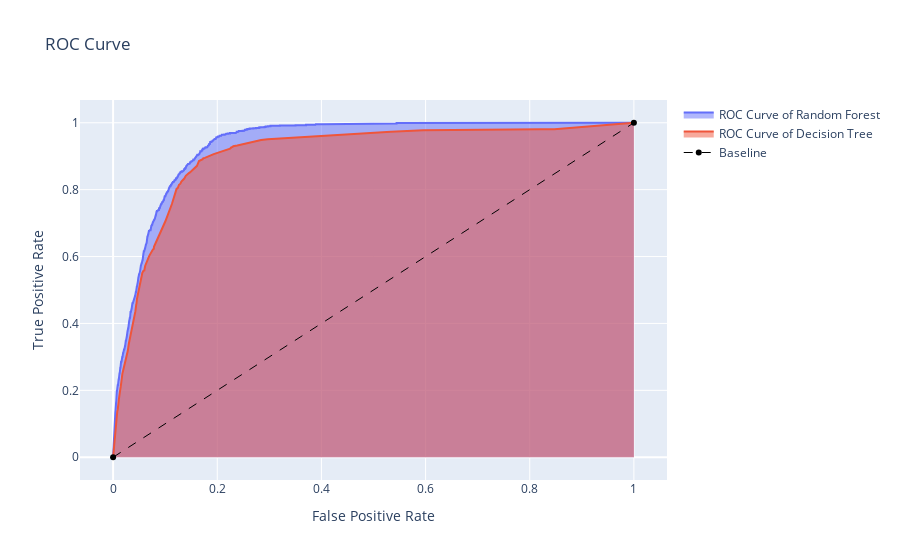

The notebook cell saved with this chart:
### Markdown cell above
### Plot ROC graph

### Code cell
def plot_ROC(fpr, tpr, threshold,model):
    trace0 = go.Scatter(x=fpr[0], y=tpr[0], text=threshold[0], fill='tozeroy', name='ROC Curve of {} '.format(model[0]))
    trace1 = go.Scatter(x=fpr[1], y=tpr[1], text=threshold[1], fill='tozeroy', name='ROC Curve of {} '.format(model[1]))
    trace2 = go.Scatter(x=[0,1], y=[0,1], line={'color': 'black', 'width': 1, 'dash': 'dash'}, name='Baseline')
    data = [trace0, trace1, trace2]
    
    layout = go.Layout(title='ROC Curve', xaxis={'title': 'False Positive Rate'}, 
                       yaxis={'title': 'True Positive Rate'})
    fig = go.Figure(data, layout)
    fig.write_image("../../plot/classification/roc.pdf", width = 1000, height = 500)
    fig.show()

fpr, tpr, threshold = np.transpose([
    roc_curve(y_test, models[0].predict_proba(x_test)[:,1]), 
    roc_curve(y_test, models[1].predict_proba(x_test)[:,1])
])

plot_ROC(fpr = fpr, tpr = tpr, threshold = threshold, model = ["Random Forest", "Decision Tree"])

### Figure 1 — Plotly figure (JSON) as saved in the notebook; plotly's stock layout.template omitted (floating-point values rounded to 4 significant figures; data arrays with more than 128 entries replaced by an {"elided": "..."} marker saying what was removed)
{"data": [{"fill": "tozeroy", "name": "ROC Curve of Random Forest ", "text": {"elided": "1123 float values"}, "type": "scatter", "x": {"elided": "1123 float values"}, "y": {"elided": "1123 float values"}}, {"fill": "tozeroy", "name": "ROC Curve of Decision Tree ", "text": {"elided": "134 float values"}, "type": "scatter", "x": {"elided": "134 float values"}, "y": {"elided": "134 float values"}}, {"line": {"color": "black", "dash": "dash", "width": 1}, "name": "Baseline", "type": "scatter", "x": [0, 1], "y": [0, 1]}], "layout": {"title": {"text": "ROC Curve"}, "xaxis": {"title": {"text": "False Positive Rate"}}, "yaxis": {"title": {"text": "True Positive Rate"}}}}
